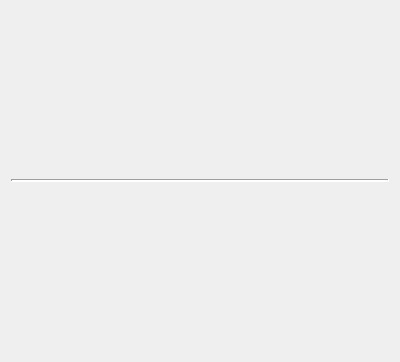
<?xml version="1.0" encoding="UTF-8"?>
<ui version="4.0">
 <class>LineWidget</class>
 <widget class="QWidget" name="LineWidget">
  <property name="geometry">
   <rect>
    <x>0</x>
    <y>0</y>
    <width>400</width>
    <height>362</height>
   </rect>
  </property>
  <property name="windowTitle">
   <string>Form</string>
  </property>
  <layout class="QGridLayout" name="gridLayout">
   <item row="0" column="0">
    <widget class="Line" name="line">
     <property name="font">
      <font>
       <pointsize>10</pointsize>
      </font>
     </property>
     <property name="frameShadow">
      <enum>QFrame::Sunken</enum>
     </property>
     <property name="lineWidth">
      <number>2</number>
     </property>
     <property name="orientation">
      <enum>Qt::Horizontal</enum>
     </property>
    </widget>
   </item>
  </layout>
 </widget>
 <resources>
  <include location="res.qrc"/>
 </resources>
 <connections/>
</ui>
